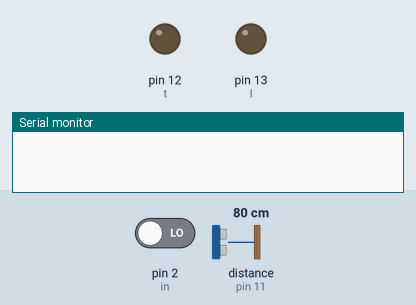
This sketch was run on a simulated Arduino Uno, built with avr-gcc and run on an emulated ATmega328P. Parts: output pins drawn as LEDs (lit = HIGH), the last lines printed to the serial monitor. Inputs (shaded band) come from the test bench; at power-on: pin 2 (in) LOW, distance to the obstacle (sensor on pin 11) 80 cm. The echo pulse lasts 58.3 µs per cm.

Above: at 1.2 s.
1.3 s: pin 2 (in) driven HIGH
At 2.2 s:
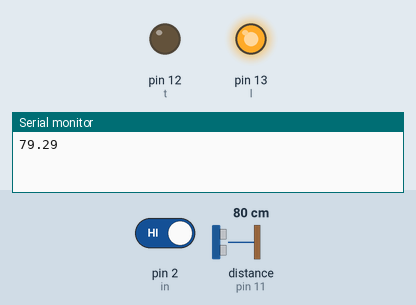
2.8 s: pin 2 (in) driven LOW
At 3.4 s:
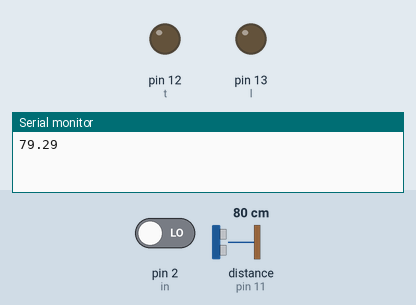
Timing chart, 0 to 5.8 s (numbered marks = the images above; inputs shaded):
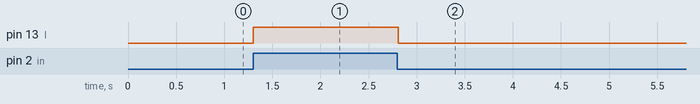

Measured:
- after the input at 1.3 s, pin 13 (l): LOW → HIGH at once
- after the input at 2.8 s, pin 13 (l): HIGH → LOW at once

The sketch:

ul_pir.ino
```cpp
int in=2;
int l=13;
int p=LOW;
int a=0;
int t=12;
int e=11;
float pt;
float dist ;
float ss=776.5;
float df;
int po();
float ul();
void setup() {
  pinMode(in,INPUT);
  pinMode(l,OUTPUT);
  pinMode(e,INPUT);
  pinMode(t,OUTPUT);
  Serial.begin(9600);

}

void loop() {
  df=0;
  a=digitalRead(in);
  if (a==HIGH){
    digitalWrite(l,HIGH);
    if (p==LOW){
      p=HIGH;
       df=ul();
       int a1=int(df);
       Serial.println(df);
    }}else{
      digitalWrite(l,LOW);
    if(p==HIGH)
    {
     p=LOW;
    }}


delay(100);
}
float ul()
{digitalWrite(t,LOW);
delayMicroseconds(2000);
digitalWrite(t,HIGH);
delayMicroseconds(15);
digitalWrite(t,LOW);
delayMicroseconds(10);
pt=pulseIn(e,HIGH);
//Serial.println(pt);
dist=pt*0.034/2;
return dist;
}
```
